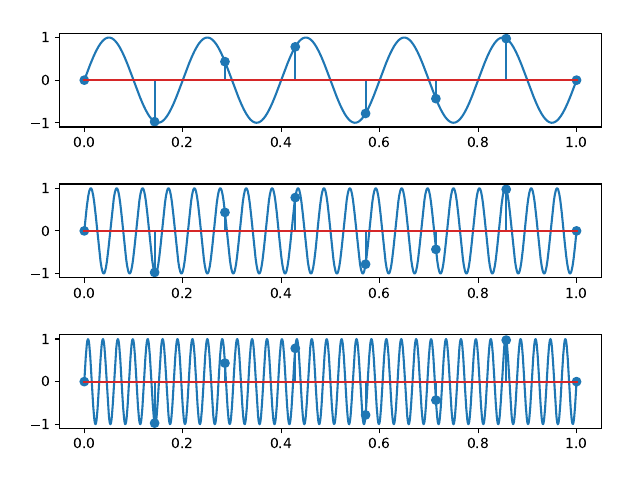

The Python source for this figure:

import numpy as np 
import matplotlib.pyplot as plt

def generate_identical_signal(k, freq, under_nyquist):
    return lambda x: np.sin(2 * np.pi * x * (freq + k * under_nyquist))

def generate_f_desen(signal):
    freq = 1000
    xs = np.linspace(0, 1, freq + 1)
    return xs, [signal(x) for x in xs]

freq = 5
signal = lambda x: np.sin(2 * np.pi * x * freq)

under_nyquist = 7

first_k = 2
first_identical_signal = generate_identical_signal(first_k, freq, under_nyquist)

second_k = 4
second_identical_signal = generate_identical_signal(second_k, freq, under_nyquist)


esantioane = np.linspace(0, 1, under_nyquist + 1)

signal_xs, signal_desen = generate_f_desen(signal)
first_xs, first_identical_signal_desen = generate_f_desen(first_identical_signal)
second_xs, second_identical_signal_desen = generate_f_desen(second_identical_signal)

fig, axs = plt.subplots(3)
fig.tight_layout(pad=2.0)
axs[0].plot(signal_xs, signal_desen)
axs[0].stem(esantioane, [signal(x) for x in esantioane])

axs[1].plot(first_xs, first_identical_signal_desen)
axs[1].stem(esantioane, first_identical_signal(esantioane))

axs[2].plot(second_xs, second_identical_signal_desen)
axs[2].stem(esantioane, second_identical_signal(esantioane))

plt.savefig("ex2.pdf")
plt.savefig("ex2.png")
plt.show()